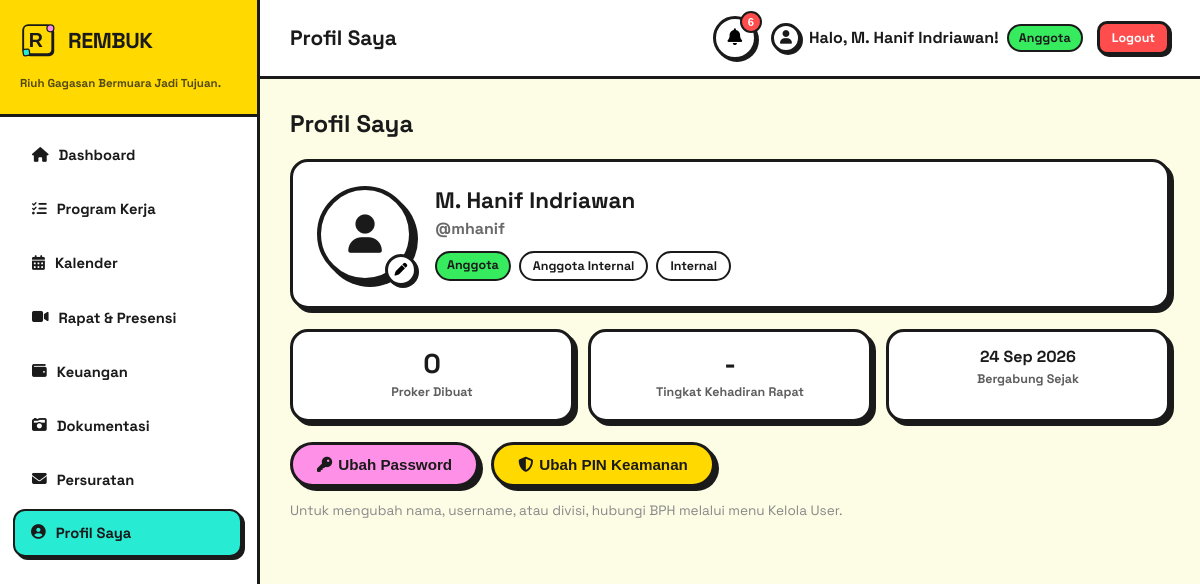
Screenshot of /profil/index.php (signed in) with the database file from the repository.
### tables this page shows
CREATE TABLE `users` (
  `id` int(11) NOT NULL,
  `nama_lengkap` varchar(150) NOT NULL,
  `username` varchar(50) NOT NULL,
  `password` varchar(255) NOT NULL,
  `pin` varchar(255) NOT NULL,
  `role` enum('BPH','Koordinator Divisi','Anggota') NOT NULL DEFAULT 'Anggota',
  `divisi_id` int(11) DEFAULT NULL,
  `jabatan` varchar(100) DEFAULT NULL,
  `avatar` varchar(30) DEFAULT NULL,
  `status` enum('aktif','nonaktif') DEFAULT 'aktif',
  `failed_attempts` int(11) DEFAULT 0,
  `locked_until` datetime DEFAULT NULL,
  `created_at` timestamp NOT NULL DEFAULT current_timestamp()
);

CREATE TABLE `divisi` (
  `id` int(11) NOT NULL,
  `nama_divisi` varchar(100) NOT NULL,
  `deskripsi` text DEFAULT NULL,
  `created_at` timestamp NOT NULL DEFAULT current_timestamp()
);

### profil/index.php (the view, shortened to what this page needs)
<?php
require_once '../includes/init.php';
$stmt = $pdo->prepare(
    "SELECT u.*, d.nama_divisi FROM users u LEFT JOIN divisi d ON d.id = u.divisi_id WHERE u.id = ?"
);
$stmt->execute([$_SESSION['user_id']]);
$akun = $stmt->fetch();
$stmtProker = $pdo->prepare("SELECT COUNT(*) FROM proker WHERE created_by = ?");
$stmtProker->execute([$_SESSION['user_id']]);
$totalProkerDibuat = (int) $stmtProker->fetchColumn();
$stmtPresensi = $pdo->prepare("SELECT status FROM presensi WHERE user_id = ?");
$stmtPresensi->execute([$_SESSION['user_id']]);
$semuaPresensi = $stmtPresensi->fetchAll();
$totalPertemuanDicatat = count($semuaPresensi);
$totalHadir = count(array_filter($semuaPresensi, fn($p) => $p['status'] === 'Hadir'));
$persenKehadiran = $totalPertemuanDicatat > 0 ? round(($totalHadir / $totalPertemuanDicatat) * 100) : null;
require_once '../includes/header.php';
?>
<div class="page-header">
    <h2 class="page-title">Profil Saya</h2>
</div>
<div class="neo-card profil-hero">
    <div class="profil-hero-avatar-wrap">
        <?= renderAvatar($akun['avatar'] ?? null, 'lg') ?>
        <button type="button" class="avatar-edit-btn" data-modal-open="modalAvatar" aria-label="Ganti avatar">
            <i class="fas fa-pen"></i>
        </button>
    </div>
    <div class="profil-hero-info">
        <h3 class="profil-hero-name"><?= e($akun['nama_lengkap']) ?></h3>
        <p class="profil-hero-username">@<?= e($akun['username']) ?></p>
        <div class="profil-hero-badges">
            <span class="neo-badge role-badge"><?= e($akun['role']) ?></span>
            <?php if (!empty($akun['jabatan'])): ?><span class="neo-badge"><?= e($akun['jabatan']) ?></span><?php endif; ?>
            <span class="neo-badge"><?= e($akun['nama_divisi'] ?? 'Tanpa Divisi') ?></span>
        </div>
    </div>
</div>
<div class="profil-stats">
    <div class="profil-stat-card">
        <span class="profil-stat-number"><?= $totalProkerDibuat ?></span>
        <span class="profil-stat-label">Proker Dibuat</span>
    </div>
    <div class="profil-stat-card">
        <span class="profil-stat-number"><?= $persenKehadiran !== null ? $persenKehadiran . '%' : '-' ?></span>
        <span class="profil-stat-label">Tingkat Kehadiran Rapat</span>
    </div>
    <div class="profil-stat-card">
        <span class="profil-stat-number profil-stat-number--sm"><?= tanggalIndo($akun['created_at']) ?></span>
        <span class="profil-stat-label">Bergabung Sejak</span>
    </div>
</div>
<div class="profil-actions">
    <button type="button" class="neo-btn neo-btn-primary" data-modal-open="modalPassword"><i class="fas fa-key"></i> Ubah Password</button>
    <button type="button" class="neo-btn neo-btn-warning" data-modal-open="modalPin"><i class="fas fa-shield-halved"></i> Ubah PIN Keamanan</button>
</div>
<p class="text-subtle text-sm" style="margin-top:14px;">Untuk mengubah nama, username, atau divisi, hubungi BPH melalui menu Kelola User.</p>
<?php require_once '../includes/footer.php'; ?>

### assets/css/neobrutalism.css (style rules this page uses)
:root { --bg-color: #fdfce5; --main-black: #1a1a1a; --accent-yellow: #ffd900; --accent-pink: #ff90e8; --accent-cyan: #28ebd4; --accent-green: #37eb5f; --accent-red: #ff4d4d; --shadow-solid: 4px 4px 0px var(--main-black); --shadow-lift: 6px 6px 0px var(--main-black); --radius-card: 18px; --radius-btn: 999px; --radius-btn-square: 10px; --ease: cubic-bezier(.2,.8,.2,1); }
* { box-sizing: border-box; }
body { background-color: var(--bg-color); color: var(--main-black); font-family: 'Space Grotesk', 'Courier New', monospace; margin: 0; line-height: 1.5; }
h1, h2, h3, h4 { line-height: 1.25; }
.neo-card { background-color: #ffffff; border: 3px solid var(--main-black); border-radius: var(--radius-card); box-shadow: var(--shadow-solid); padding: 24px; transition: transform 0.2s var(--ease), box-shadow 0.2s var(--ease); }
.neo-btn { background-color: var(--accent-cyan); color: var(--main-black); border: 3px solid var(--main-black); border-radius: var(--radius-btn); padding: 11px 24px; font-weight: 700; cursor: pointer; box-shadow: var(--shadow-solid); font-size: 0.95rem; transition: all 0.15s var(--ease); display: inline-flex; align-items: center; text-decoration: none; gap: 6px; }
.neo-btn-primary { background-color: var(--accent-pink); }
.neo-btn-warning { background-color: var(--accent-yellow); }
.neo-badge { display: inline-block; padding: 4px 12px; border: 2px solid var(--main-black); border-radius: var(--radius-btn); font-weight: 700; font-size: 0.78rem; }
.role-badge { background-color: var(--accent-green); padding: 3px 10px; border: 2px solid var(--main-black); border-radius: var(--radius-btn); font-size: 0.78rem; }
.page-header, .page-heading { display: flex; justify-content: space-between; align-items: center; flex-wrap: wrap; gap: 14px; margin-bottom: 20px; }
.page-title, .section-title, .modal-title { margin: 0; font-weight: 800; }
.text-subtle { color: #888; }
.text-sm { font-size: 0.85rem; }
.profil-hero { display: flex; align-items: center; gap: 22px; flex-wrap: wrap; margin-bottom: 20px; }
.profil-hero-avatar-wrap { position: relative; flex-shrink: 0; }
.avatar-edit-btn { position: absolute; bottom: -4px; right: -4px; width: 32px; height: 32px; border-radius: 50%; border: 3px solid var(--main-black); background: #fff; box-shadow: 2px 2px 0px var(--main-black); cursor: pointer; display: flex; align-items: center; justify-content: center; font-size: 0.8rem; transition: transform 0.15s var(--ease); }
.profil-hero-name { margin: 0; font-size: 1.4rem; }
.profil-hero-username { margin: 2px 0 10px; font-weight: 700; opacity: 0.65; }
.profil-hero-badges { display: flex; gap: 8px; flex-wrap: wrap; }
.profil-stats { display: grid; grid-template-columns: repeat(auto-fit, minmax(160px, 1fr)); gap: 14px; margin-bottom: 20px; }
.profil-stat-card { background: #fff; border: 3px solid var(--main-black); border-radius: var(--radius-card); box-shadow: var(--shadow-solid); padding: 16px; text-align: center; }
.profil-stat-number { display: block; font-size: 1.7rem; font-weight: 800; line-height: 1.15; }
.profil-stat-number--sm { font-size: 1rem; }
.profil-stat-label { font-size: 0.78rem; font-weight: 700; opacity: 0.7; }
.profil-actions { display: flex; gap: 12px; flex-wrap: wrap; margin-bottom: 8px; }

### rows the page displays
users: nama_lengkap "M. Hanif Indriawan", username "mhanif", role "Anggota", jabatan "Anggota Internal", divisi.nama_divisi "Internal", created_at "24 Sep 2026"

### other values shown
APP_NAME "REMBUK"
APP_TAGLINE "Riuh Gagasan Bermuara Jadi Tujuan."
$pageTitle "Profil Saya"
$notif_total "6"
$user_nama "M. Hanif Indriawan"
$user_role "Anggota"
$totalProkerDibuat "0"
